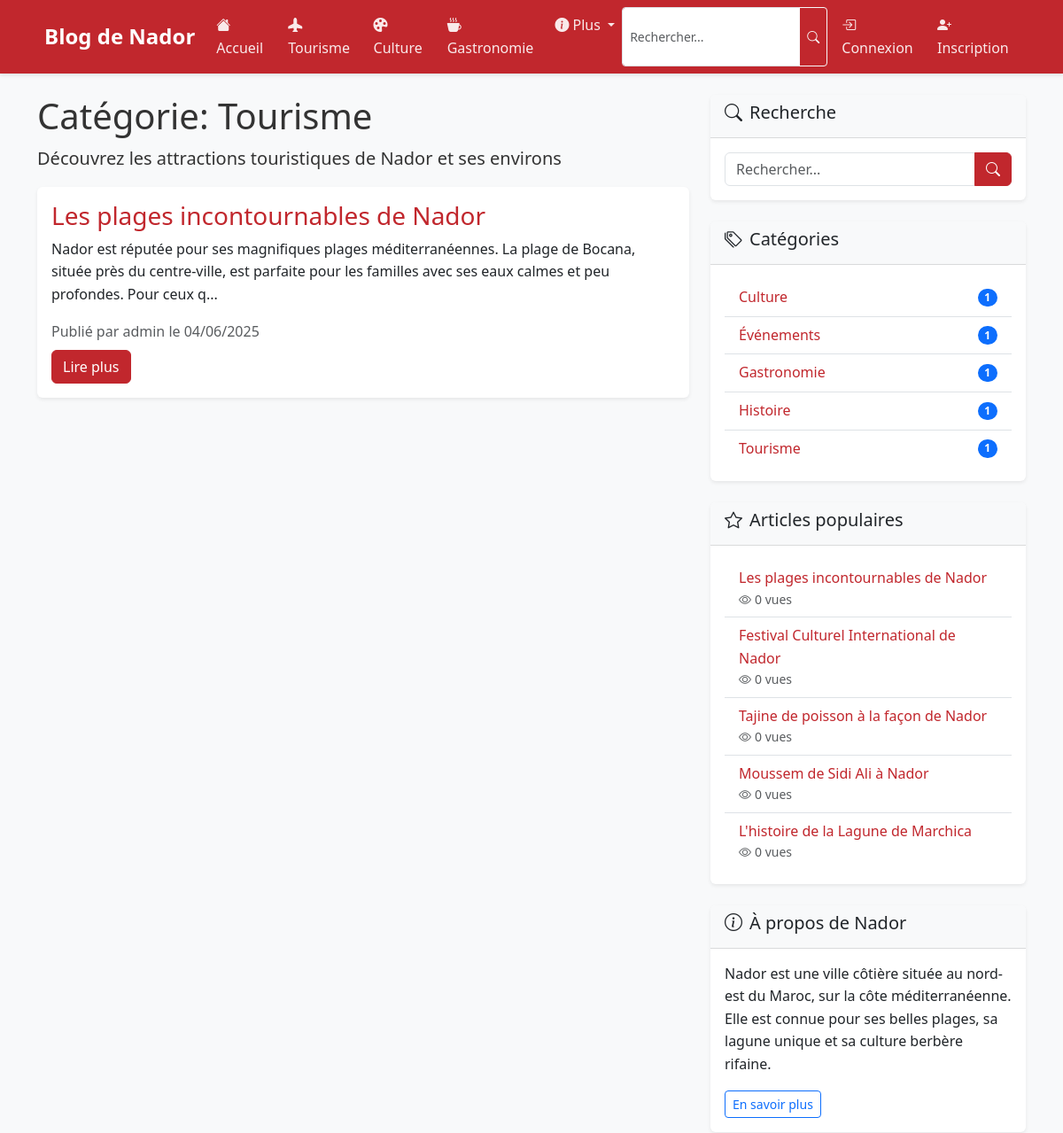
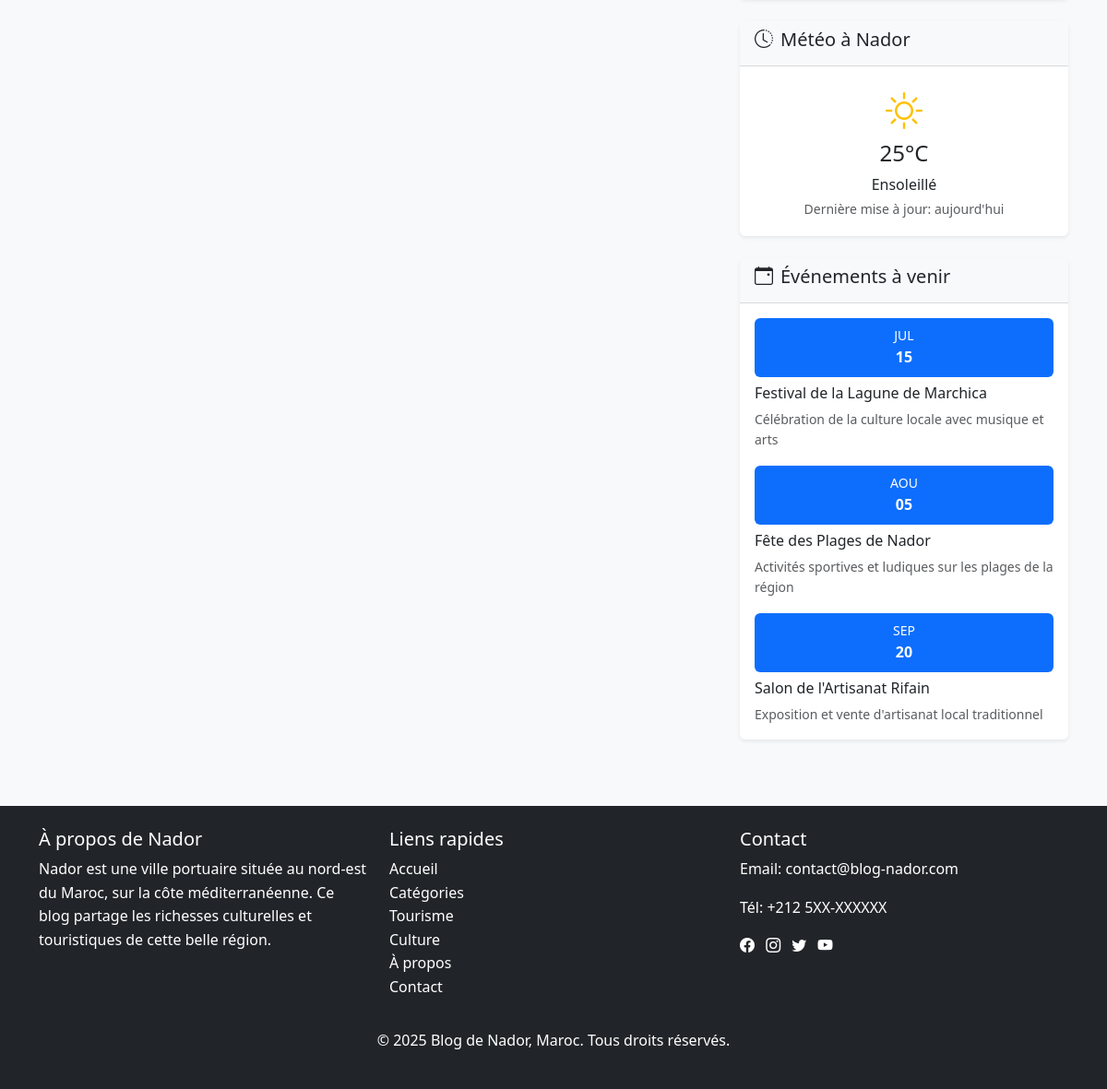
/category.php?id=1, run on the app's committed database (2 pictures, top to bottom).
### tables this page shows
CREATE TABLE IF NOT EXISTS categories (
    id INT AUTO_INCREMENT PRIMARY KEY,
    name VARCHAR(50) NOT NULL UNIQUE,
    description TEXT,
    slug VARCHAR(50) NOT NULL UNIQUE,
    created_at DATETIME DEFAULT CURRENT_TIMESTAMP,
    updated_at DATETIME DEFAULT CURRENT_TIMESTAMP ON UPDATE CURRENT_TIMESTAMP
);

CREATE TABLE IF NOT EXISTS posts (
    id INT AUTO_INCREMENT PRIMARY KEY,
    user_id INT NOT NULL,
    category_id INT NOT NULL,
    title VARCHAR(255) NOT NULL,
    slug VARCHAR(255) NOT NULL UNIQUE,
    content TEXT NOT NULL,
    image VARCHAR(255),
    status ENUM('draft', 'published') DEFAULT 'published',
    views INT DEFAULT 0,
    created_at DATETIME DEFAULT CURRENT_TIMESTAMP,
    updated_at DATETIME DEFAULT CURRENT_TIMESTAMP ON UPDATE CURRENT_TIMESTAMP,
    FOREIGN KEY (user_id) REFERENCES users(id) ON DELETE CASCADE,
    FOREIGN KEY (category_id) REFERENCES categories(id) ON DELETE CASCADE
);

CREATE TABLE IF NOT EXISTS users (
    id INT AUTO_INCREMENT PRIMARY KEY,
    username VARCHAR(50) NOT NULL UNIQUE,
    email VARCHAR(100) NOT NULL UNIQUE,
    password VARCHAR(255) NOT NULL,
    role ENUM('user', 'admin') DEFAULT 'user',
    created_at DATETIME DEFAULT CURRENT_TIMESTAMP,
    updated_at DATETIME DEFAULT CURRENT_TIMESTAMP ON UPDATE CURRENT_TIMESTAMP
);

### includes/functions.php (called while the page is built, shortened)
<?php
function format_date($date, $format = 'd/m/Y H:i') {
    return date($format, strtotime($date));
}

### category.php (the view, shortened to what this page needs)
<?php
require_once 'includes/functions.php';
$category_id = $_GET['id'];
$conn = mysqli_connect(DB_HOST, DB_USER, DB_PASS, DB_NAME);
$query = "SELECT * FROM categories WHERE id = ?";
$stmt = mysqli_prepare($conn, $query);
mysqli_stmt_bind_param($stmt, "i", $category_id);
mysqli_stmt_execute($stmt);
$result = mysqli_stmt_get_result($stmt);
$category = mysqli_fetch_assoc($result);
$posts_per_page = 5;
$page = isset($_GET['page']) ? (int)$_GET['page'] : 1;
$offset = ($page - 1) * $posts_per_page;
$query = "SELECT posts.*, users.username
          FROM posts
          INNER JOIN users ON posts.user_id = users.id
          WHERE posts.category_id = ?
          ORDER BY posts.created_at DESC
          LIMIT ?, ?";
$stmt = mysqli_prepare($conn, $query);
mysqli_stmt_bind_param($stmt, "iii", $category_id, $offset, $posts_per_page);
mysqli_stmt_execute($stmt);
$result = mysqli_stmt_get_result($stmt);
$posts = mysqli_fetch_all($result, MYSQLI_ASSOC);
include 'includes/header.php';
?>
<div class="container mt-4">
    <div class="row">
        <div class="col-md-8">
            <h1>Catégorie: <?php echo $category['name']; ?></h1>
            <p class="lead"><?php echo $category['description']; ?></p>
            <?php if (count($posts) > 0): ?>
                <?php foreach ($posts as $post): ?>
                    <div class="card mb-4">
                        <div class="card-body">
                            <h3 class="card-title">
                                <a href="post.php?id=<?php echo $post['id']; ?>" class="text-decoration-none">
                                    <?php echo $post['title']; ?>
                                </a>
                            </h3>
                            <p class="card-text">
                                <?php echo substr($post['content'], 0, 200) . '...'; ?>
                            </p>
                            <div class="text-muted mb-2">
                                Publié par <?php echo $post['username']; ?> le
                                <?php echo format_date($post['created_at'], 'd/m/Y'); ?>
                            </div>
                            <a href="post.php?id=<?php echo $post['id']; ?>" class="btn btn-primary">Lire plus</a>
                        </div>
                    </div>
                <?php endforeach; ?>
            <?php else: ?>
                <div class="alert alert-info">
                    Aucun article dans cette catégorie pour le moment.
                </div>
            <?php endif; ?>
        </div>
        <div class="col-md-4">
            <?php include 'includes/sidebar.php'; ?>
        </div>
    </div>
</div>
<?php
include 'includes/footer.php';
?>

### includes/sidebar.php (shortened to what this page needs)
<div class="card mb-4">
    <div class="card-header">
        <h5><i class="bi bi-search me-2"></i>Recherche</h5>
    </div>
    <div class="card-body">
        <form action="search.php" method="GET">
            <div class="input-group">
                <input type="text" name="q" class="form-control" placeholder="Rechercher...">
                <button class="btn btn-primary" type="submit"><i class="bi bi-search"></i></button>
            </div>
        </form>
    </div>
</div>
<div class="card mb-4">
    <div class="card-header">
        <h5><i class="bi bi-tags me-2"></i>Catégories</h5>
    </div>
    <div class="card-body">
        <?php
        $cat_query = "SELECT id, name, slug FROM categories ORDER BY name";
        $cat_result = mysqli_query($conn, $cat_query);
        $categories = mysqli_fetch_all($cat_result, MYSQLI_ASSOC);
        ?>
        <ul class="list-group list-group-flush">
            <?php foreach ($categories as $category): ?>
                <li class="list-group-item d-flex justify-content-between align-items-center">
                    <a href="categories.php?slug=<?php echo $category['slug']; ?>" class="text-decoration-none">
                        <?php echo $category['name']; ?>
                    </a>
                    <?php
                    $count_query = "SELECT COUNT(*) as count FROM posts WHERE category_id = " . $category['id'];
                    $count_result = mysqli_query($conn, $count_query);
                    $count = mysqli_fetch_assoc($count_result)['count'];
                    ?>
                    <span class="badge bg-primary rounded-pill"><?php echo $count; ?></span>
                </li>
            <?php endforeach; ?>
        </ul>
    </div>
</div>
<div class="card mb-4">
    <div class="card-header">
        <h5><i class="bi bi-star me-2"></i>Articles populaires</h5>
    </div>
    <div class="card-body">
        <?php
        $popular_query = "SELECT id, title, views FROM posts ORDER BY views DESC LIMIT 5";
        $popular_result = mysqli_query($conn, $popular_query);
        $popular_posts = mysqli_fetch_all($popular_result, MYSQLI_ASSOC);
        ?>
        <ul class="list-group list-group-flush">
            <?php foreach ($popular_posts as $post): ?>
                <li class="list-group-item">
                    <a href="post.php?id=<?php echo $post['id']; ?>" class="text-decoration-none">
                        <?php echo $post['title']; ?>
                    </a>
                    <div class="small text-muted">
                        <i class="bi bi-eye me-1"></i><?php echo $post['views']; ?> vues
                    </div>
                </li>
            <?php endforeach; ?>
        </ul>
    </div>
</div>
<div class="card mb-4">
    <div class="card-header">
        <h5><i class="bi bi-info-circle me-2"></i>À propos de Nador</h5>
    </div>
    <div class="card-body">
        <p>Nador est une ville côtière située au nord-est du Maroc, sur la côte méditerranéenne. Elle est connue pour ses belles plages, sa lagune unique et sa culture berbère rifaine.</p>
        <a href="about.php" class="btn btn-sm btn-outline-primary">En savoir plus</a>
    </div>
</div>
<div class="card mb-4">
    <div class="card-header">
        <h5><i class="bi bi-clock-history me-2"></i>Météo à Nador</h5>
    </div>
    <div class="card-body text-center">
        <div class="weather-widget">
            <i class="bi bi-sun fs-1 text-warning mb-2"></i>
            <h4>25°C</h4>
            <p class="mb-0">Ensoleillé</p>
            <small class="text-muted">Dernière mise à jour: aujourd'hui</small>
        </div>
    </div>
</div>
<div class="card mb-4">
    <div class="card-header">
        <h5><i class="bi bi-calendar-event me-2"></i>Événements à venir</h5>
    </div>
    <div class="card-body">
        <div class="event-item mb-3">
            <div class="event-date bg-primary text-white p-2 text-center rounded mb-2">
                <div class="event-month small">JUL</div>
                <div class="event-day fw-bold">15</div>
            </div>
            <h6>Festival de la Lagune de Marchica</h6>
            <p class="small text-muted mb-0">Célébration de la culture locale avec musique et arts</p>
        </div>
        <div class="event-item mb-3">
            <div class="event-date bg-primary text-white p-2 text-center rounded mb-2">
                <div class="event-month small">AOU</div>
                <div class="event-day fw-bold">05</div>
            </div>
            <h6>Fête des Plages de Nador</h6>
            <p class="small text-muted mb-0">Activités sportives et ludiques sur les plages de la région</p>
        </div>
        <div class="event-item">
            <div class="event-date bg-primary text-white p-2 text-center rounded mb-2">
                <div class="event-month small">SEP</div>
                <div class="event-day fw-bold">20</div>
            </div>
            <h6>Salon de l'Artisanat Rifain</h6>
            <p class="small text-muted mb-0">Exposition et vente d'artisanat local traditionnel</p>
        </div>
    </div>
</div>

### assets/css/style.css (style rules this page uses)
body { font-family: 'Segoe UI', Tahoma, Geneva, Verdana, sans-serif; line-height: 1.6; color: #333; background-color: #f8f9fa; }
a { color: #c1272d; transition: all 0.3s ease; }
.card { border: none; box-shadow: 0 0.125rem 0.25rem rgba(0, 0, 0, 0.075); transition: transform 0.3s ease, box-shadow 0.3s ease; margin-bottom: 1.5rem; }
.card-header { background-color: #f8f9fa; border-bottom: 1px solid rgba(0, 0, 0, 0.125); font-weight: 600; }
.btn-primary { background-color: #c1272d; border-color: #c1272d; }

### data on the page
categories: name "Tourisme", description "Découvrez les attractions touristiques de Nador et ses environs", count "1"
posts: title "Les plages incontournables de Nador", content "Nador est réputée pour ses magnifiques plages méditerranéennes. La plage de Bocana, située près du centre-ville, est parfaite pour les familles avec ses eaux calmes et peu profondes. Pour ceux q", user.username "admin", created_at "04/06/2025", views "0"
categories: name "Culture", count "1"
categories: name "Événements", count "1"
categories: name "Gastronomie", count "1"
categories: name "Histoire", count "1"
posts: title "Festival Culturel International de Nador", views "0"
posts: title "Tajine de poisson à la façon de Nador", views "0"
posts: title "Moussem de Sidi Ali à Nador", views "0"
posts: title "L'histoire de la Lagune de Marchica", views "0"
